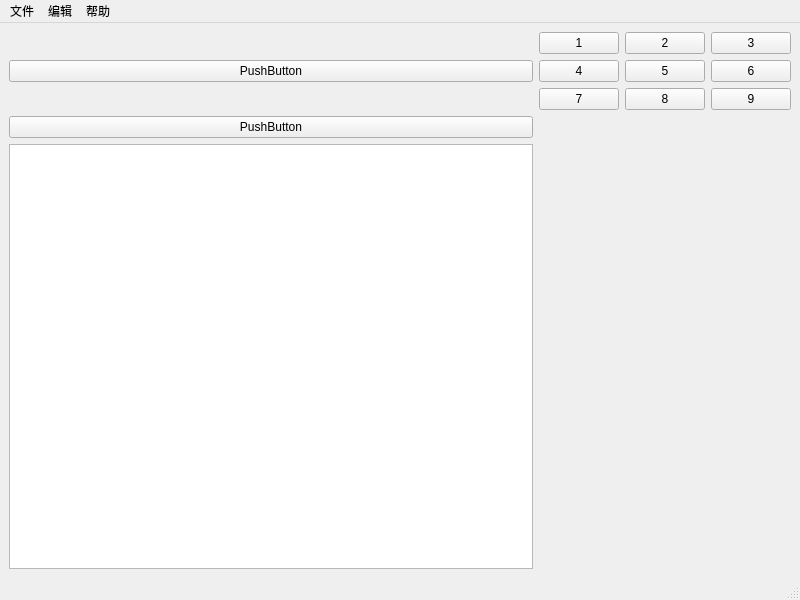
<?xml version="1.0" encoding="UTF-8"?>
<ui version="4.0">
 <class>MainWindow</class>
 <widget class="QMainWindow" name="MainWindow">
  <property name="geometry">
   <rect>
    <x>0</x>
    <y>0</y>
    <width>800</width>
    <height>600</height>
   </rect>
  </property>
  <property name="windowTitle">
   <string>MainWindow</string>
  </property>
  <widget class="QWidget" name="centralwidget">
   <layout class="QGridLayout" name="gridLayout_2">
    <item row="0" column="0">
     <widget class="QPushButton" name="pushButton">
      <property name="text">
       <string>PushButton</string>
      </property>
     </widget>
    </item>
    <item row="0" column="1">
     <layout class="QGridLayout" name="gridLayout">
      <item row="0" column="0">
       <widget class="QPushButton" name="pushButton_2">
        <property name="text">
         <string>1</string>
        </property>
       </widget>
      </item>
      <item row="0" column="1">
       <widget class="QPushButton" name="pushButton_3">
        <property name="text">
         <string>2</string>
        </property>
       </widget>
      </item>
      <item row="0" column="2">
       <widget class="QPushButton" name="pushButton_4">
        <property name="text">
         <string>3</string>
        </property>
       </widget>
      </item>
      <item row="1" column="0">
       <widget class="QPushButton" name="pushButton_5">
        <property name="text">
         <string>4</string>
        </property>
       </widget>
      </item>
      <item row="1" column="1">
       <widget class="QPushButton" name="pushButton_7">
        <property name="text">
         <string>5</string>
        </property>
       </widget>
      </item>
      <item row="1" column="2">
       <widget class="QPushButton" name="pushButton_6">
        <property name="text">
         <string>6</string>
        </property>
       </widget>
      </item>
      <item row="2" column="0">
       <widget class="QPushButton" name="pushButton_9">
        <property name="text">
         <string>7</string>
        </property>
       </widget>
      </item>
      <item row="2" column="1">
       <widget class="QPushButton" name="pushButton_8">
        <property name="text">
         <string>8</string>
        </property>
       </widget>
      </item>
      <item row="2" column="2">
       <widget class="QPushButton" name="pushButton_10">
        <property name="text">
         <string>9</string>
        </property>
       </widget>
      </item>
     </layout>
    </item>
    <item row="1" column="0">
     <layout class="QVBoxLayout" name="verticalLayout">
      <item>
       <widget class="QPushButton" name="pushButton_11">
        <property name="text">
         <string>PushButton</string>
        </property>
       </widget>
      </item>
      <item>
       <widget class="QTextEdit" name="textEdit"/>
      </item>
     </layout>
    </item>
   </layout>
  </widget>
  <widget class="QMenuBar" name="menubar">
   <property name="geometry">
    <rect>
     <x>0</x>
     <y>0</y>
     <width>800</width>
     <height>33</height>
    </rect>
   </property>
   <widget class="QMenu" name="menu">
    <property name="title">
     <string>文件</string>
    </property>
    <addaction name="actionNew"/>
    <addaction name="actionOpen"/>
    <addaction name="actionRecent_Files"/>
   </widget>
   <widget class="QMenu" name="menu_2">
    <property name="title">
     <string>编辑</string>
    </property>
    <addaction name="actionchexiao"/>
    <addaction name="actionqianjian"/>
   </widget>
   <widget class="QMenu" name="menu_3">
    <property name="title">
     <string>帮助</string>
    </property>
    <addaction name="actionguanyu"/>
   </widget>
   <addaction name="menu"/>
   <addaction name="menu_2"/>
   <addaction name="menu_3"/>
  </widget>
  <widget class="QStatusBar" name="statusbar"/>
  <action name="actionNew">
   <property name="text">
    <string>新建</string>
   </property>
  </action>
  <action name="actionOpen">
   <property name="text">
    <string>打开</string>
   </property>
  </action>
  <action name="actionRecent_Files">
   <property name="text">
    <string>最近的文件</string>
   </property>
  </action>
  <action name="actionchexiao">
   <property name="text">
    <string>chexiao</string>
   </property>
  </action>
  <action name="actionqianjian">
   <property name="text">
    <string>qianjian</string>
   </property>
  </action>
  <action name="actionguanyu">
   <property name="icon">
    <iconset theme="QIcon::ThemeIcon::HelpAbout"/>
   </property>
   <property name="text">
    <string>About</string>
   </property>
  </action>
 </widget>
 <resources/>
 <connections/>
</ui>
